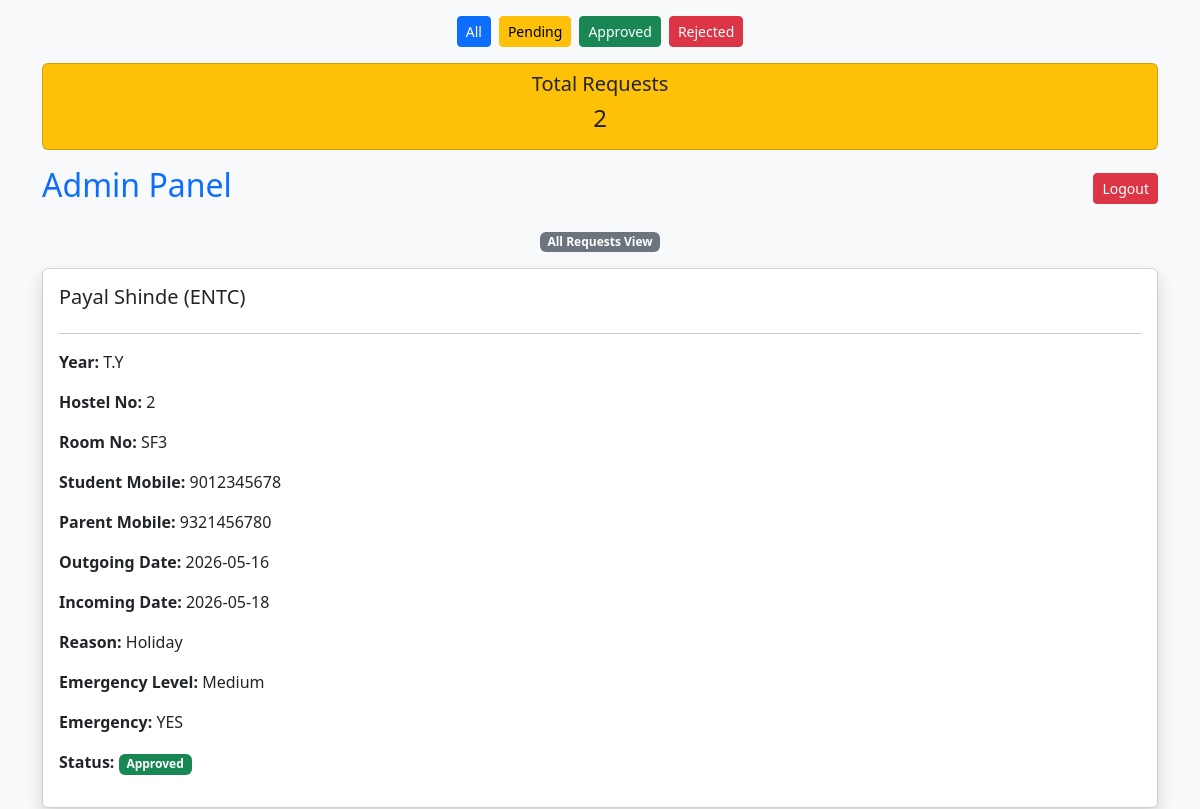
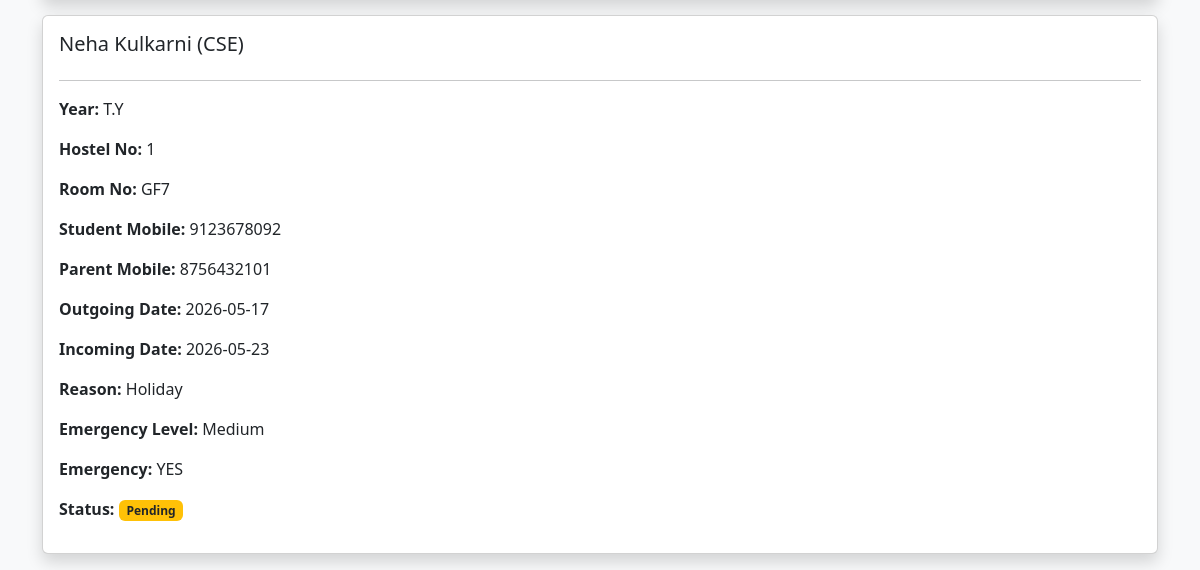
Before: /admin (signed in) with the older database file (2 pictures, top to bottom).
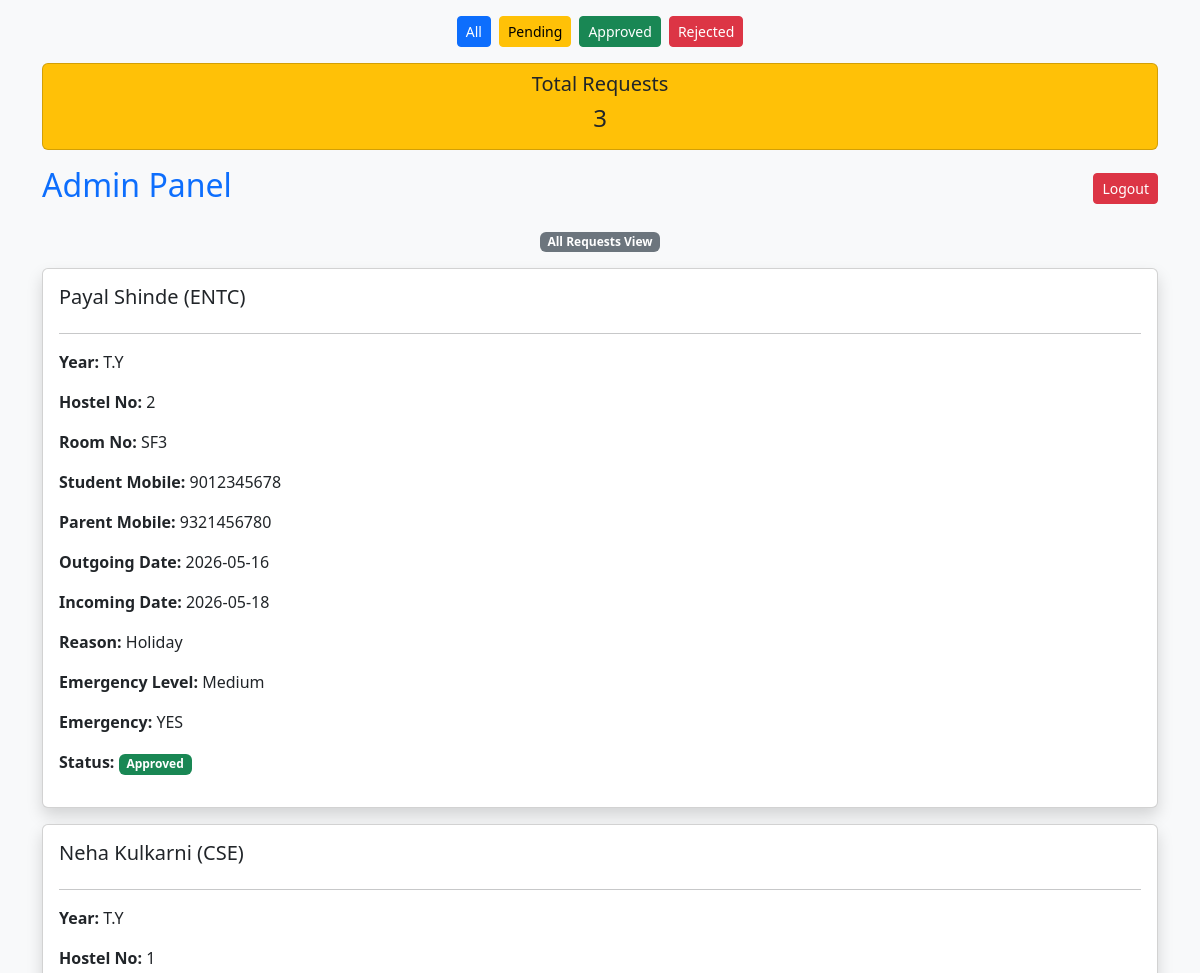
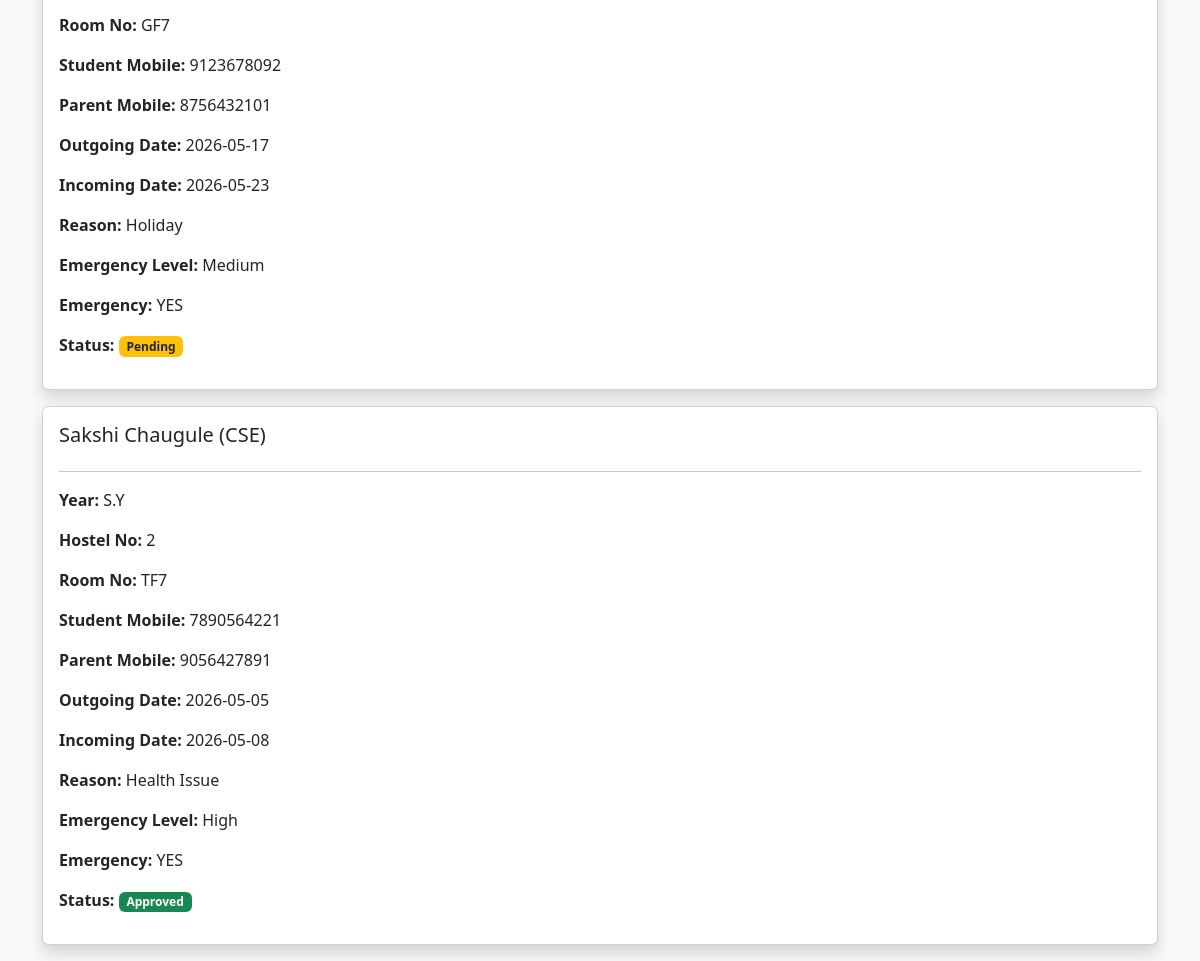
After: the same page with the newer database file (2 pictures, top to bottom).
### tables this page shows
CREATE TABLE requests (

    id INTEGER PRIMARY KEY AUTOINCREMENT,

    student_name TEXT,
    branch TEXT,
    year TEXT,
    hostel_no TEXT,
    room_no TEXT,

    student_no TEXT,
    parent_no TEXT,

    outgoing_date TEXT,
    incoming_date TEXT,

    reason TEXT,
    emergency_level TEXT,
    emergency TEXT,

    status TEXT DEFAULT 'Pending'
);

### app.py (the view)
@app.route('/admin')
def admin():
    if session.get('user') != "admin":
        return redirect(url_for('login'))
    conn = sqlite3.connect('hostel.db')
    conn.row_factory = sqlite3.Row
    cur = conn.cursor()
    cur.execute("SELECT * FROM requests")
    data = cur.fetchall()
    cur.execute("SELECT COUNT(*) FROM requests")
    total = cur.fetchone()[0]
    cur.execute("SELECT COUNT(*) FROM requests WHERE status='Pending'")
    pending = cur.fetchone()[0]
    cur.execute("SELECT COUNT(*) FROM requests WHERE status='Approved'")
    approved = cur.fetchone()[0]
    cur.execute("SELECT COUNT(*) FROM requests WHERE status='Rejected'")
    rejected = cur.fetchone()[0]
    conn.close()
    return render_template(
        'admin.html',
        data=data,
        total=total,
        pending=pending,
        approved=approved,
        rejected=rejected
    )

### templates/admin.html (shortened to what this page needs)
<!DOCTYPE html>
<html lang="en">
<head>
    <link href="https://cdn.jsdelivr.net/npm/bootstrap@5.3.0/dist/css/bootstrap.min.css" rel="stylesheet">
</head>
<body class="bg-light">
<div class="container mt-3">
<div class="d-flex justify-content-center gap-2 mb-3">
    <a href="/chief" class="btn btn-primary btn-sm">All</a>
    <a href="/chief?status=Pending" class="btn btn-warning btn-sm">Pending</a>
    <a href="/chief?status=Approved" class="btn btn-success btn-sm">Approved</a>
    <a href="/chief?status=Rejected" class="btn btn-danger btn-sm">Rejected</a>
</div>
<div class="row mb-3 text-center">
    <div class="col">
        <div class="card p-2 bg-warning text-dark">
            <h5>Total Requests</h5>
            <h4>{{ data|length }}</h4>
        </div>
    </div>
</div>
    <div class="d-flex justify-content-between align-items-center mb-3">
        <h2 class="text-primary">Admin Panel</h2>
        <a href="/logout" class="btn btn-danger btn-sm">Logout</a>
    </div>
    <div class="mb-3 text-center">
        <span class="badge bg-secondary">All Requests View</span>
    </div>
    {% if data %}
        {% for row in data %}
        <div class="card shadow p-3 mb-3">
            <h5 class="text-dark">
                {{ row['student_name'] }} ({{ row['branch'] }})
            </h5>
            <hr>
            <p><b>Year:</b> {{ row['year'] }}</p>
            <p><b>Hostel No:</b> {{ row['hostel_no'] }}</p>
            <p><b>Room No:</b> {{ row['room_no'] }}</p>
            <p><b>Student Mobile:</b> {{ row['student_no'] }}</p>
            <p><b>Parent Mobile:</b> {{ row['parent_no'] }}</p>
            <p><b>Outgoing Date:</b> {{ row['outgoing_date'] }}</p>
            <p><b>Incoming Date:</b> {{ row['incoming_date'] }}</p>
            <p><b>Reason:</b> {{ row['reason'] }}</p>
            <p><b>Emergency Level:</b> {{ row['emergency_level'] }}</p>
            <p><b>Emergency:</b> {{ row['emergency'] }}</p>
            <p>
                <b>Status:</b>
                {% if row['status'] == 'Approved' %}
                    <span class="badge bg-success">Approved</span>
                {% elif row['status'] == 'Rejected' %}
                    <span class="badge bg-danger">Rejected</span>
                {% else %}
                    <span class="badge bg-warning text-dark">Pending</span>
                {% endif %}
            </p>
        </div>
        {% endfor %}
    {% else %}
        <h4 class="text-center text-danger">
            No Requests Found ❌
        </h4>
    {% endif %}
</div>
</body>
</html>

Changed rows visible on the page:
added requests: student_name "Sakshi Chaugule", branch "CSE", year "S.Y", hostel_no "2", room_no "TF7", student_no "7890564221", parent_no "9056427891", outgoing_date "2026-05-05", incoming_date "2026-05-08", reason "Health Issue", emergency_level "High", emergency "YES", status "Approved"
Other visible differences:
{{ data|length }}: "2" → "3"
